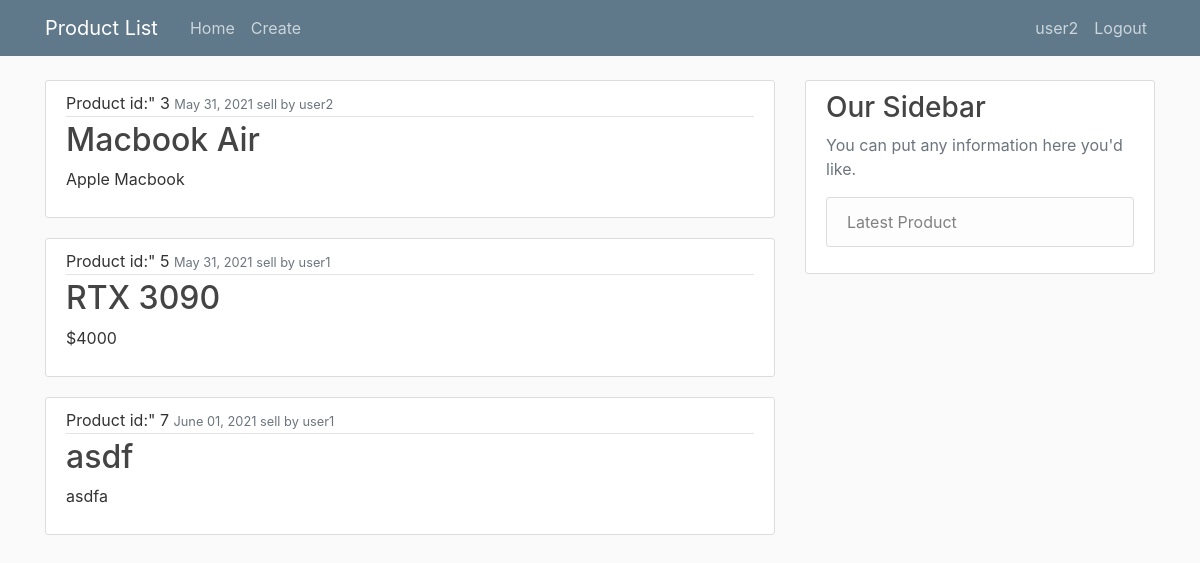
The page / (signed in) on the database its author committed.
### productapp/models.py (models this page shows, shortened)
class product(models.Model):
	product_id=models.AutoField(primary_key = True)
	product_name=models.CharField(max_length=100)
	date_created=models.DateTimeField(auto_now_add=True)
	product_detail=models.CharField(max_length=9999, default="")
	seller=models.ForeignKey(User, on_delete=models.CASCADE)
	product_image=models.ImageField(default="default.jpg", upload_to="product_image")
	catetgory = models.CharField(max_length=999, default="None")

### productapp/views.py (the view)
# urls.py: path('', ProductListView.as_view(), name="product-home"),
class ProductListView(ListView):
	model = product
	template_name = "productapp/home.html"
	context_object_name = "products"
	ordering = ["product_id"]

### productapp/templates/productapp/home.html
{% extends "productapp/base.html" %}
{% block content %}
  {% for product in products %}
        <article class="media content-section">
          <div class="media-body">
            <div class="article-metadata">
              Product id:" {{ product.product_id }}
              <small class="text-muted">{{ product.date_created|date:"F d, Y" }} sell by {{ product.seller }}</small>
            </div>
            <h2><a class="article-title" href="{% url 'product-detail' product.product_id %}">{{ product.product_name }}</a></h2>
            <p class="article-content">{{ product.product_detail }}</p>
          </div>
        </article>
    {% endfor %}
{% endblock content %}

### productapp/templates/productapp/base.html (shortened to what this page needs)
{% load static %}
<!DOCTYPE html>
<html lang="en">
<head>
  <link rel="stylesheet" href="https://maxcdn.bootstrapcdn.com/bootstrap/4.0.0/css/bootstrap.min.css">
  <link rel="stylesheet" type="text/css" href="{% static 'productapp/main.css' %}">
</head>
<body>
  <header class="site-header">
      <nav class="navbar navbar-expand-md navbar-dark bg-steel fixed-top">
        <div class="container">
          <a class="navbar-brand mr-4" href="{% url 'product-home' %}">Product List</a>
          <div class="collapse navbar-collapse" id="navbarToggle">
            <div class="navbar-nav mr-auto">
              <a class="nav-item nav-link" href="{% url 'product-home' %}">Home</a>
              <a class="nav-item nav-link" href="{% url 'product-create' %}">Create</a>
            </div>
            <div class="navbar-nav">
              {% if user.is_authenticated %}
                <a class="nav-item nav-link"> {{ user.username }}</a>
                <a class="nav-item nav-link" href="{% url 'logout' %}">Logout</a>
              {% else %}
                <a class="nav-item nav-link" href="{% url 'login' %}">Login</a>
                <a class="nav-item nav-link" href="{% url 'register' %}">Register</a>
              {% endif %}
            </div>
          </div>
        </div>
      </nav>
    </header>
    <main role="main" class="container">
      <div class="row">
        <div class="col-md-8">
          {% block content %}{% endblock %}
        </div>
        <div class="col-md-4">
          <div class="content-section">
            <h3>Our Sidebar</h3>
            <p class='text-muted'>You can put any information here you'd like.
              <ul class="list-group">
                <li class="list-group-item list-group-item-light">Latest Product</li>
              </ul>
            </p>
          </div>
        </div>
      </div>
    </main>
</body>
</html>

### productapp/static/productapp/main.css (style rules this page uses)
body { background: #fafafa; color: #333333; margin-top: 5rem; }
h1, h2, h3, h4, h5, h6 { color: #444444; }
ul { margin: 0; }
.bg-steel { background-color: #5f788a; }
.site-header .navbar-nav .nav-link { color: #cbd5db; }
.content-section { background: #ffffff; padding: 10px 20px; border: 1px solid #dddddd; border-radius: 3px; margin-bottom: 20px; }
.article-title { color: #444444; }
.article-content { white-space: pre-line; }
.article-metadata { padding-bottom: 1px; margin-bottom: 4px; border-bottom: 1px solid #e3e3e3 }

### rows shown on the page
product: product_id "3", date_created "May 31, 2021", seller "user2", product_name "Macbook Air", product_detail "Apple Macbook"
product: product_id "5", date_created "May 31, 2021", seller "user1", product_name "RTX 3090", product_detail "$4000"
product: product_id "7", date_created "June 01, 2021", seller "user1", product_name "asdf", product_detail "asdfa"

### other values the page prints
{{ user.username }} "user2"
